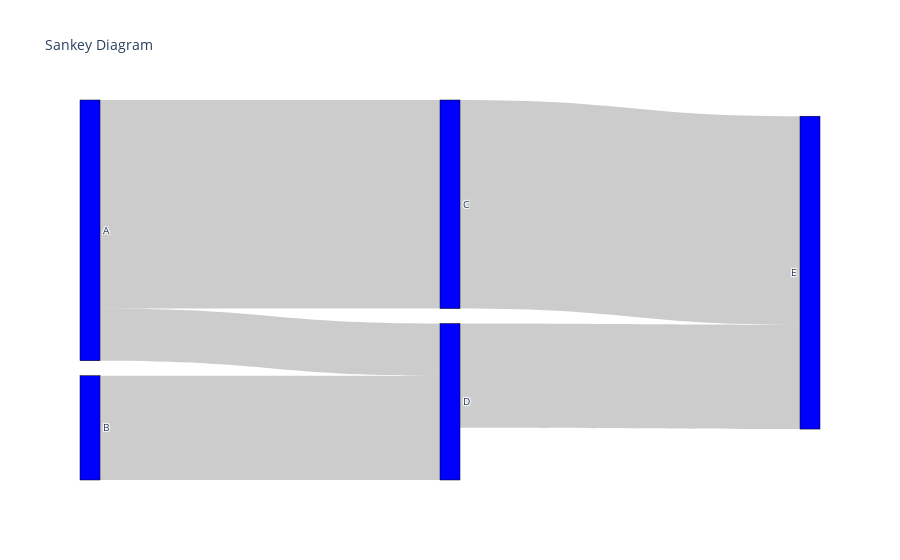

The notebook cell this image was saved under:
### Code cell
sankey = sg.SankeyPlot()
sankey.plot()

### Figure 1 — Plotly figure (JSON) as saved in the notebook; plotly's stock layout.template omitted (floating-point values rounded to 4 significant figures)
{"data": [{"link": {"source": [0, 1, 0, 2, 3], "target": [2, 3, 3, 4, 4], "value": [8, 4, 2, 8, 4]}, "node": {"color": ["blue", "blue", "blue", "blue", "blue"], "label": ["A", "B", "C", "D", "E"], "line": {"color": "black", "width": 0.5}, "pad": 15, "thickness": 20}, "type": "sankey"}], "layout": {"font": {"size": 10}, "title": {"text": "Sankey Diagram"}}}
